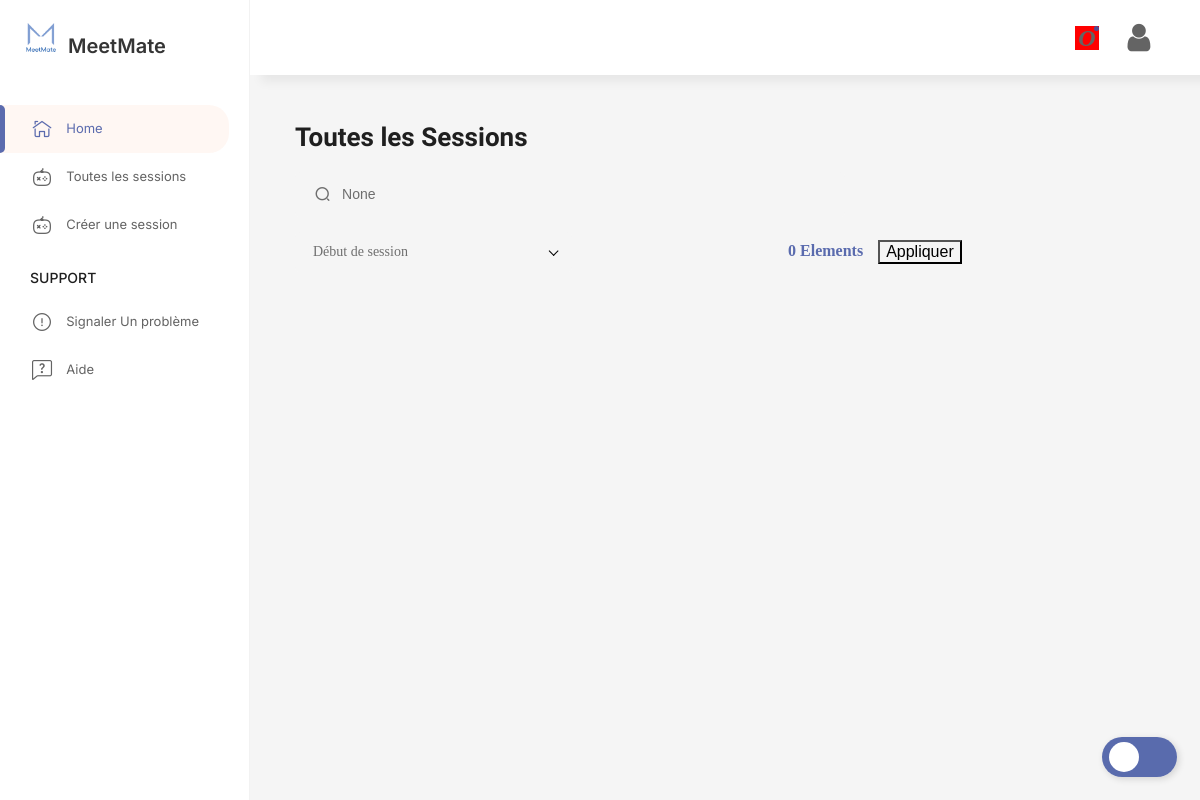
Before: /meetings/ with the older database file.
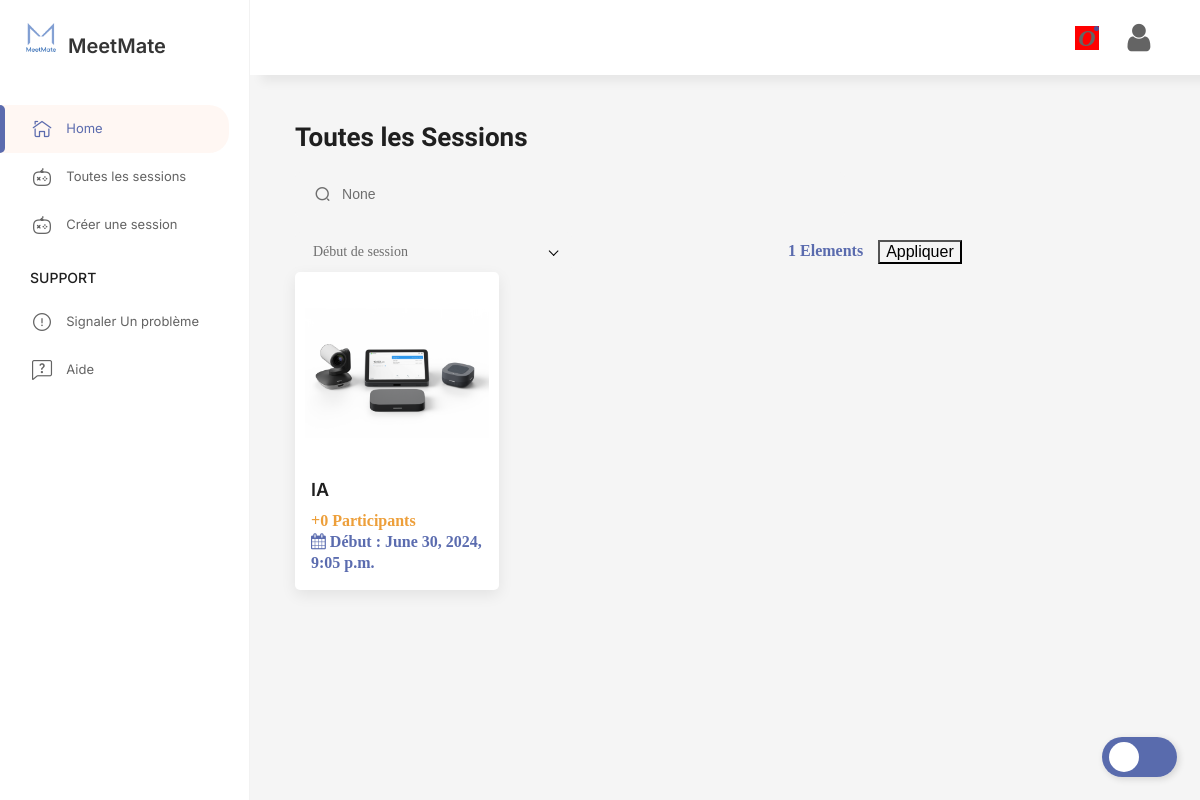
After: the same page with the newer database file.
### meetapp/models.py (models this page shows, shortened)
class Session(models.Model):
    nom = models.CharField(max_length=200)
    description = models.TextField(blank=True, null=True)
    session_debut = models.DateTimeField()
    session_fin = models.DateTimeField()
    image = models.ImageField(upload_to='session_images/', blank=True, null=True, default='telechargement.png')
    participants = models.ManyToManyField('Participant', related_name='sessions', blank=True)

### meetapp/views.py (the view)
# urls.py: path('meetings/', all_meetings, name='all_meetings'),
def all_meetings(request):
    query = request.GET.get('q')
    status = request.GET.get('status')
    sort_by = request.GET.get('sort_by', 'session_debut')
    sessions = Session.objects.all()
    if query:
        sessions = sessions.filter(nom__icontains=query)
    if status:
        sessions = sessions.filter(status=status)
    sessions = sessions.order_by(sort_by)
    context = {
        'sessions': sessions,
        'query': query,
        'status': status,
        'sort_by': sort_by,
    }
    return render(request, 'all_meetings.html', context)

### templates/all_meetings.html (shortened to what this page needs)
{% extends 'base.html' %}
{% load static %}
{% block content %}
<main class="page-main">
    <div class="widget --filters">
        <div class="widget__head">
            <h3 class="uk-text-lead">Toutes les Sessions</h3>
        </div>
        <div class="widget__body">
            <form method="GET">
                <div class="uk-grid uk-child-width-1-6@xl uk-child-width-1-3@l uk-child-width-1-2@s uk-flex-middle uk-grid-small" data-uk-grid>
                    <div class="uk-width-1-1">
                        <div class="search">
                            <div class="search__input">
                                <i class="ico_search"></i>
                                <input type="search" name="q" placeholder="Search" value="{{ query }}">
                            </div>
                        </div>
                    </div>
                    <div>
                    </div>
                    <div class="uk-text-right">
                        <a href="#!">{{sessions|length}} Elements</a>
                    </div>
                    <div>
                        <button type="submit">Appliquer</button>
                    </div>
                </div>
            </form>
        </div>
    </div>
    <div class="uk-grid uk-child-width-1-6@xl uk-child-width-1-4@l uk-child-width-1-3@s uk-flex-middle uk-grid-small" data-uk-grid>
        {% for session in sessions %}
        <div>
            <div class="game-card">
                <div class="game-card__box">
                    <div class="game-card__media">
                        <a href="{% url 'meet_detail_view' session.id %}"><img src="{{ session.image.url }}" alt="{{ session.nom }}" /></a>
                    </div>
                    <div class="game-card__info">
                        <a class="game-card__title" href="{% url 'meet_detail_view' session.id %}">{{ session.nom }}</a>
                        <div class="game-card__rating">
                            <span>+{{ session.participants.count }} Participants</span>
                        </div>
                        <div class="game-card__price">
                            <span><i class="fa fa-calendar"></i> Début : {{ session.session_debut }}</span>
                        </div>
                    </div>
                </div>
            </div>
        </div>
        {% endfor %}
    </div>
</main>
{% endblock %}

Changed rows visible on the page:
added Session: image (picture), nom "IA", participants.count "0", session_debut "June 30, 2024, 9:05 p.m."
Other visible differences:
{{ sessions|length }}: "0" → "1"
